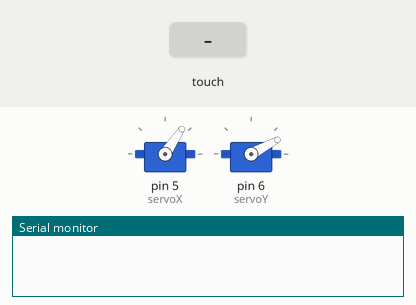
The sketch below on a simulated Arduino Uno, built with avr-gcc and run on an emulated ATmega328P. Parts: 2 × servo, the last lines printed to the serial monitor. Inputs (shaded band) come from the test bench.

Above: at 1.3 s.
1.4 s: touch panel pressed at 13 % / 10 % of its raw x / y range
At 2.6 s:
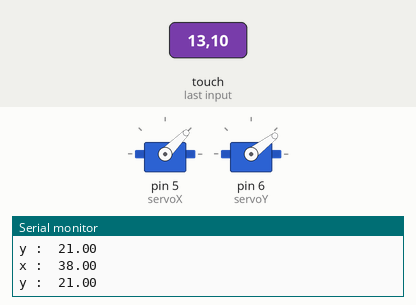
3.0 s: touch panel pressed at 38 % / 10 % of its raw x / y range
At 3.8 s:
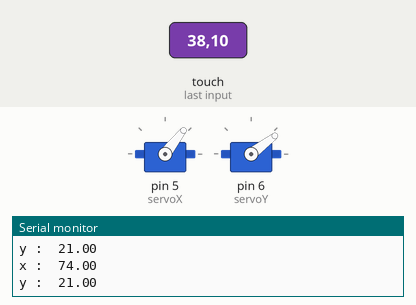
4.6 s: touch panel pressed at 87 % / 10 % of its raw x / y range
At 5.0 s:
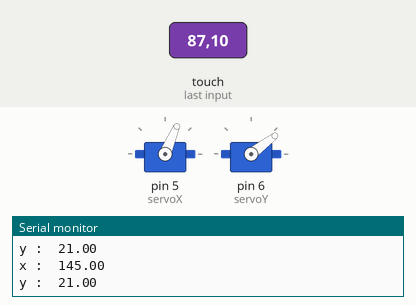
6.2 s: touch panel pressed at 62 % / 10 % of its raw x / y range
At 7.5 s:
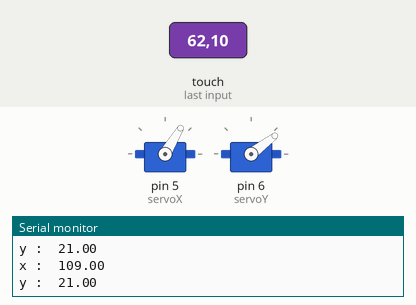
7.8 s: touch panel pressed at 13 % / 30 % of its raw x / y range
At 8.6 s:
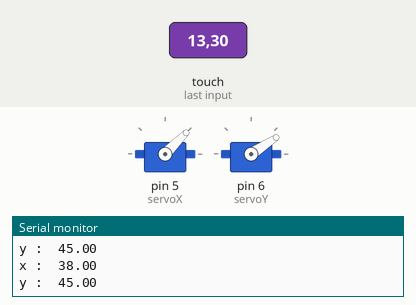
9.4 s: touch panel pressed at 13 % / 50 % of its raw x / y range
At 9.8 s:
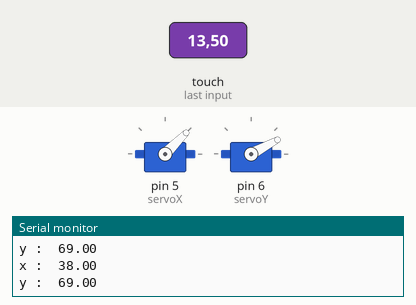
Timing chart, 0 to 15.5 s (numbered marks = the images above; inputs shaded):
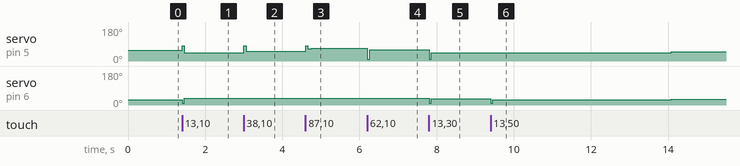

The sketch:

test.ino
```cpp
#include<SoftwareSerial.h>

#include <PID_v1.h>
#include <stdint.h>
#include <TouchScreen.h>
#include <Servo.h>

#define YP A1 //0
#define XM A0 //1
#define YM 4  //3
#define XP 3  //4
TouchScreen ts = TouchScreen(XP, YP, XM, YM, 300);
TSPoint p;
long StartTime = 0;


Servo servoX;
Servo servoY;


int Ts = 50;


double Kpx = 0.2;
double Kix = 0.03 ;
double Kdx = 0.12;

double Kpy = 0.2;
double Kiy = 0;
double Kdy = 0.08;


double SetpointX, InputX, OutputX;
double SetpointY, InputY, OutputY;
PID myPIDX(&InputX, &OutputX, &SetpointX, Kpx, Kix, Kdx, REVERSE);
PID myPIDY(&InputY, &OutputY, &SetpointY, Kpy, Kiy, Kdy, DIRECT);

boolean CheckScreen(){
  TSPoint p = ts.getPoint();
  if (p.z > ts.pressureThreshhold ){
    return true;
  }
  return false;
}

int temps=0;
#define RX 10
#define TX 11
SoftwareSerial BlueT(RX,TX);
char Data;
int valeur1 ;
int valeur2 ;
int automatic=1;


void setup()
{ BlueT.begin(9600);

  Serial.begin(9600);
  servoX.attach(5);
  servoY.attach(6);

  OutputX=56;
  OutputY=28;
  servoX.write(OutputX);
  servoY.write(OutputY);
   p = ts.getPoint();


  SetpointX = 90.0;
  SetpointY = 70.0;


  myPIDX.SetMode(AUTOMATIC);
  myPIDX.SetOutputLimits(10, 80);
  myPIDY.SetMode(AUTOMATIC);
  myPIDY.SetOutputLimits(10, 65);

  myPIDX.SetSampleTime(Ts);
  myPIDY.SetSampleTime(Ts);
  delay(100);
  StartTime = millis();
}

void loop(){
     if(automatic==1){

      p = ts.getPoint();
      if (CheckScreen())
      {
          temps=0;
          servoX.attach(5);
          servoY.attach(6);
          double valX= p.x;
          double valY = p.y;
          valX=map(valX,66,965,10,172);
          valY=map(valY,102,925,10,130);

         Serial.print("x :  ");
         Serial.println(valX);
         Serial.print("y :  ");
         Serial.println(valY);

          InputX = valX;
          InputY = valY;

          if(valY >0 && valX >0){

            myPIDX.Compute();
            myPIDY.Compute();

              servoX.write(OutputX);
              servoY.write(OutputY);}
              else{Serial.println("erreur");}
      }

      else{
        temps+=1;
        delay(1);
        if (temps==3000){
          servoX.write(50);
          servoY.write(30);
        }
        if(temps==10000){
          servoX.detach();
          servoY.detach();
        }
      }
    }

if (BlueT.available()){
    Data=BlueT.read();

    if (Data=='N'){ automatic=1;}
    if(Data=='O'){ automatic =0;}

    if(automatic==0){

        if (Data=='A'){
            temps=0;
            valeur1 =BlueT.parseInt();
            if(valeur1<70){servoX.write(valeur1);}
        }

        if (Data=='B'){
            temps=0;
            valeur2 =BlueT.parseInt();
            if(valeur2<70){servoY.write(valeur2);}
        }

    }

}

}
```

Measured:
- after the input at 1.4 s, servo on pin 5 (servoX): 56° → 45° at once; servo on pin 6 (servoY): 28° → 37° at once
- after the input at 3.0 s, servo on pin 5 (servoX): 45° → 52° at once
- after the input at 4.6 s, servo on pin 5 (servoX): 52° → 80° at once, → 66° 0.06 s later, → 67° 0.10 s later
- after the input at 6.2 s, servo on pin 5 (servoX): 67° → 10° at once, → 59° 0.06 s later
- after the input at 7.8 s, servo on pin 5 (servoX): 59° → 45° at once; servo on pin 6 (servoY): 37° → 33° at once
- after the input at 9.4 s, servo on pin 5 (servoX): 45° → 50° after 4.7 s instead of 3.1 s; servo on pin 6 (servoY): 33° → 28° at once, → 30° 4.7 s later
